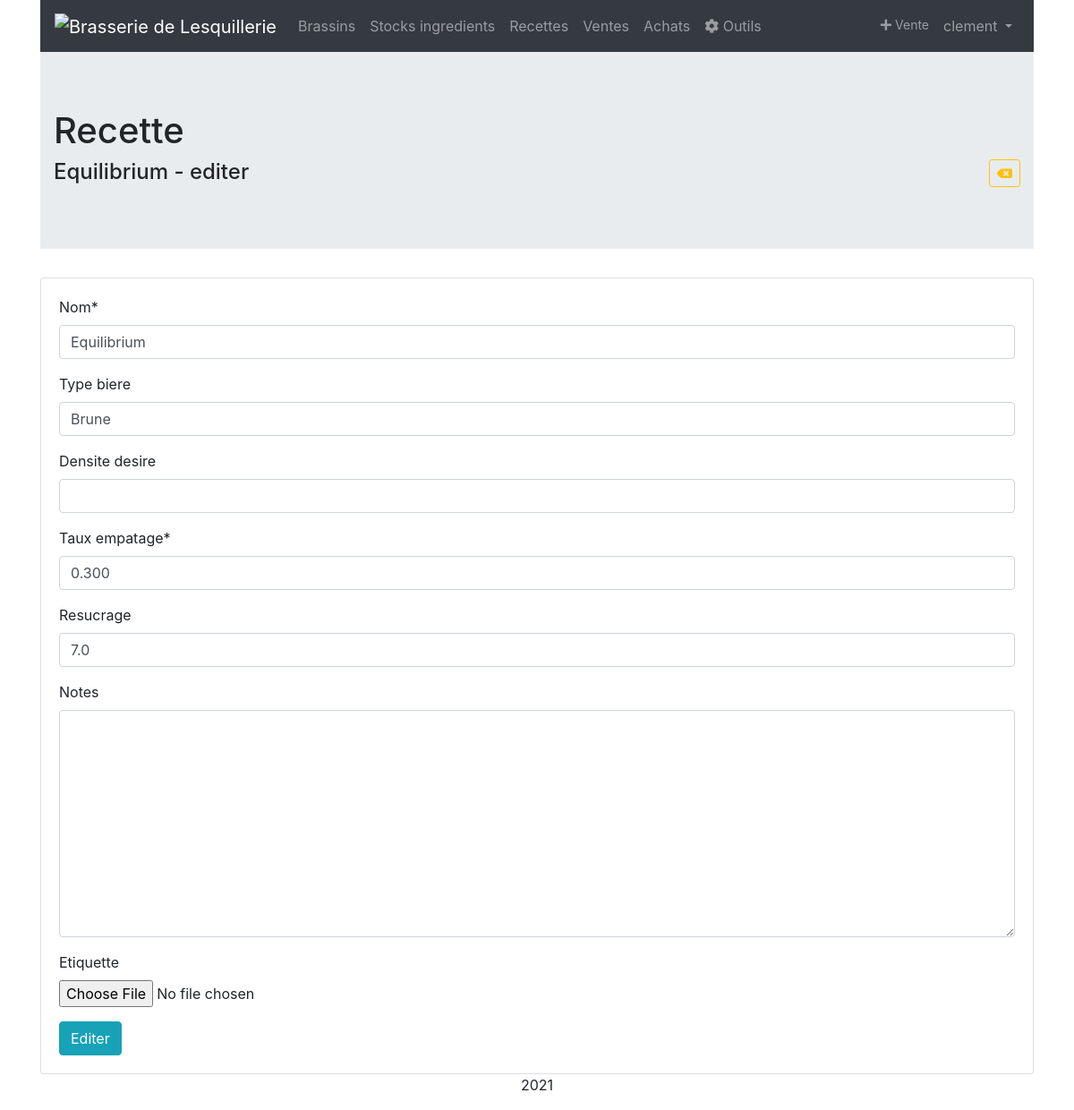
The page /brasserie/recettes/1/editer/ (signed in) on the database its author committed.
### brassin/models.py (models this page shows, shortened)
class Recette(models.Model):
	nom = models.CharField(max_length=30)
	type_biere = models.CharField(blank=True,null=True,max_length=30)
	densite_desire = models.DecimalField(blank=True,null=True, max_digits=4, decimal_places=3)
	taux_empatage =  models.DecimalField(max_digits=4, decimal_places=3,default=0.3)
	resucrage = models.DecimalField(blank=True,null=True, max_digits=3, decimal_places=1,default=7)
	notes = models.TextField(blank=True,null=True)
	etiquette = models.ImageField(upload_to = 'recettes',blank=True,null=True)
	class Meta:
		verbose_name = "Recette"
		ordering = ['id']

### brassin/views.py (the view)
# urls.py: path('recettes/<int:pk>/editer/', views.RecetteUpdate.as_view(), name='recette_update'),
class RecetteUpdate(PermissionRequiredMixin,LoginRequiredMixin,UpdateView):
	model = Recette
	id = Recette.id
	template_name = 'brassin/recette_update_form.html'
	form_class = RecetteForm
	permission_required = 'recette.change_choice'
	success_url = "/brasserie/recette/{id}/"

### brassin/forms.py
class RecetteForm(forms.ModelForm):
	class Meta:
		model = Recette
		fields = '__all__'

### brassin/templates/brassin/recette_update_form.html (shortened to what this page needs)
{% extends 'base.html' %}
{% load static %}
{% block content %}
{% load crispy_forms_tags %}
<div class="jumbotron jumbotron-fluid">
  <div class="container">
    <h1 class="page-header">Recette</h1>
    <h4>{{ recette.nom }} - editer<a class="btn btn-outline-warning btn-sm float-right" href="{% url 'recette_consult' recette.id %}"><i class="fas fa-backspace"></i></a></h4>
  </div>
</div>
<div class="card h-100">
  <div class="card-body">
    <form action="" method="post">
      {{ form|crispy }}
      <button type="submit" class="btn btn-info">Editer</button>
    </form>
  </div>
</div>
{% endblock %}

### templates/base.html (shortened to what this page needs)
{% load static %}
<!DOCTYPE html>
<html lang="fr">
  <head>
    <link rel="stylesheet" href="https://use.fontawesome.com/releases/v5.7.0/css/all.css">
    <link rel="stylesheet" href="https://maxcdn.bootstrapcdn.com/bootstrap/4.0.0/css/bootstrap.min.css">
    <link rel="stylesheet" type="text/css" href="https://cdn.datatables.net/1.10.24/css/dataTables.bootstrap4.min.css"/>
  </head>
  <body>
    <div class="container">
      <nav class="navbar navbar-expand-sm bg-dark navbar-dark sticky-top bg-faded">
        <a class="navbar-brand" href="{% url 'home' %}"><img src="" alt="{{ user.profile.brasserie }}" href="{% url 'home' %}"></a>
        <div class="collapse navbar-collapse" id="collapsibleNavbar">
          <ul class="navbar-nav">
            <li class="nav-item">
              <a class="nav-link" href="{% url 'brassin_list' %}">Brassins</a>
            </li>
            <li class="nav-item">
              <a class="nav-link" href="{% url 'ingredients_list' %}">Stocks ingredients</a>
            </li>
            <li class="nav-item">
              <a class="nav-link" href="{% url 'recettes_list' %}">Recettes</a>
            </li>
            <li class="nav-item">
              <a class="nav-link" href="{% url 'ventes_list' %}">Ventes</a>
            </li>
            <li class="nav-item">
              <a class="nav-link" href="{% url 'achats_list' %}">Achats</a>
            </li>
            <li class="nav-item">
              <a class="nav-link" href="{% url 'outils' %}"><i class="fa fa-cog" aria-hidden="true"></i>   Outils</a>
            </li>
          </ul>
          <ul class="navbar-nav ml-auto">
            <li class="nav-item">
              <a class="nav-link btn-outline-info btn-sm" href="{% url 'vente_create' %}"><i class="fas fa-plus"></i>  Vente</a>
            </li>
            <li class="nav-item dropdown">
              <a class="nav-link dropdown-toggle" href="#" id="navbardrop" data-toggle="dropdown">
                {% if user.is_authenticated %}
                  {{ user.get_username }}
                {% endif %}
              </a>
            </li>
          </ul>
        </div>
      </nav>
      {% block content %}
      {% endblock %}
      <footer class="container-fluid bg-4 text-center">
          <p>2021</p>
      </footer>
    </div>
  </body>
</html>

### rows shown on the page
Recette: nom "Equilibrium", type_biere "Brune", taux_empatage "0.300", resucrage "7.0"

### other values the page prints
{{ user.get_username }} "clement"
